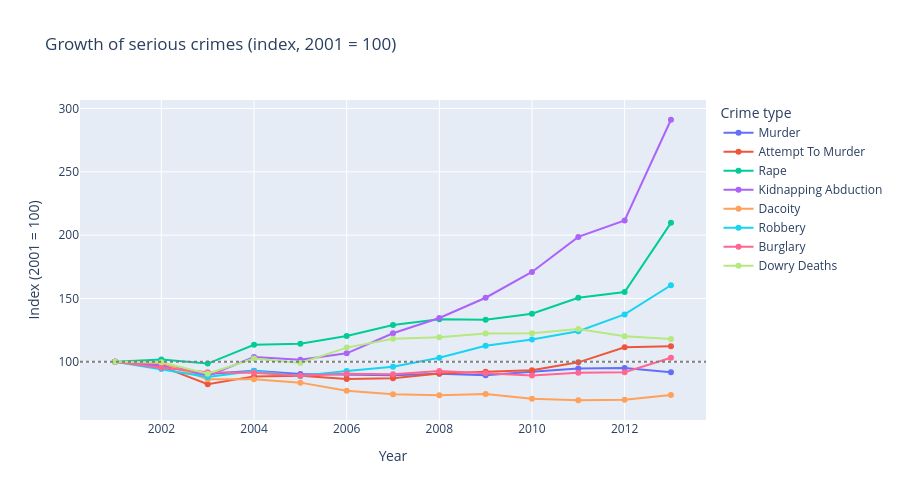

Notebook code for this chart:
### Markdown cell above
## Chart 5: Growth of serious crimes (interactive)
**Question:** which serious crimes grew fastest? Every line starts at 100 in the first year, so crimes of very different sizes can be compared. Hover over a line to see values.

### Code cell
serious_candidates = ["murder", "attempt_to_murder", "rape", "kidnapping_abduction",
                      "dacoity", "robbery", "burglary", "dowry_deaths"]
serious = [c for c in serious_candidates if c in types_by_year.columns and types_by_year[c].iloc[0] > 0]

index_df = types_by_year[serious].div(types_by_year[serious].iloc[0]) * 100
index_df.columns = [pretty(c) for c in index_df.columns]

fig = px.line(index_df, markers=True,
              title=f"Growth of serious crimes (index, {first_year} = 100)",
              labels={"value": f"Index ({first_year} = 100)", "year": "Year", "variable": "Crime type"})
fig.add_hline(y=100, line_dash="dot", line_color="gray")
fig.update_layout(height=500, hovermode="x unified")
fig.show()
save_html(fig, "03_05_serious_crime_growth.html")

last = index_df.iloc[-1].sort_values(ascending=False)
print(f"Insight: by {last_year}, {last.index[0]} is at {last.iloc[0]:.0f} (vs 100 in {first_year}) and "
      f"{last.index[-1]} is at {last.iloc[-1]:.0f}.")

### Figure 1 — Plotly figure (JSON) as saved in the notebook; plotly's stock layout.template omitted (floating-point values rounded to 4 significant figures)
{"data": [{"hovertemplate": "Crime type=Murder<br>Year=%{x}<br>Index (2001 = 100)=%{y}<extra></extra>", "legendgroup": "Murder", "line": {"color": "#636efa", "dash": "solid"}, "marker": {"symbol": "circle"}, "mode": "lines+markers", "name": "Murder", "orientation": "v", "showlegend": true, "type": "scatter", "x": [2001, 2002, 2003, 2004, 2005, 2006, 2007, 2008, 2009, 2010, 2011, 2012, 2013], "xaxis": "x", "y": [100.0, 97.48, 90.37, 92.83, 90.38, 89.72, 89.27, 90.51, 89.41, 92.08, 94.76, 95.12, 91.71], "yaxis": "y"}, {"hovertemplate": "Crime type=Attempt To Murder<br>Year=%{x}<br>Index (2001 = 100)=%{y}<extra></extra>", "legendgroup": "Attempt To Murder", "line": {"color": "#EF553B", "dash": "solid"}, "marker": {"symbol": "circle"}, "mode": "lines+markers", "name": "Attempt To Murder", "orientation": "v", "showlegend": true, "type": "scatter", "x": [2001, 2002, 2003, 2004, 2005, 2006, 2007, 2008, 2009, 2010, 2011, 2012, 2013], "xaxis": "x", "y": [100.0, 96.37, 82.3, 88.48, 88.92, 86.38, 86.92, 90.72, 92.12, 93.33, 99.56, 111.5, 112.4], "yaxis": "y"}, {"hovertemplate": "Crime type=Rape<br>Year=%{x}<br>Index (2001 = 100)=%{y}<extra></extra>", "legendgroup": "Rape", "line": {"color": "#00cc96", "dash": "solid"}, "marker": {"symbol": "circle"}, "mode": "lines+markers", "name": "Rape", "orientation": "v", "showlegend": true, "type": "scatter", "x": [2001, 2002, 2003, 2004, 2005, 2006, 2007, 2008, 2009, 2010, 2011, 2012, 2013], "xaxis": "x", "y": [100.0, 101.9, 98.58, 113.4, 114.2, 120.4, 129.0, 133.5, 133.1, 137.9, 150.6, 155.0, 209.7], "yaxis": "y"}, {"hovertemplate": "Crime type=Kidnapping Abduction<br>Year=%{x}<br>Index (2001 = 100)=%{y}<extra></extra>", "legendgroup": "Kidnapping Abduction", "line": {"color": "#ab63fa", "dash": "solid"}, "marker": {"symbol": "circle"}, "mode": "lines+markers", "name": "Kidnapping Abduction", "orientation": "v", "showlegend": true, "type": "scatter", "x": [2001, 2002, 2003, 2004, 2005, 2006, 2007, 2008, 2009, 2010, 2011, 2012, 2013], "xaxis": "x", "y": [100.0, 97.17, 88.9, 103.7, 101.5, 106.7, 122.6, 134.6, 150.6, 170.9, 198.6, 211.6, 291.1], "yaxis": "y"}, {"hovertemplate": "Crime type=Dacoity<br>Year=%{x}<br>Index (2001 = 100)=%{y}<extra></extra>", "legendgroup": "Dacoity", "line": {"color": "#FFA15A", "dash": "solid"}, "marker": {"symbol": "circle"}, "mode": "lines+markers", "name": "Dacoity", "orientation": "v", "showlegend": true, "type": "scatter", "x": [2001, 2002, 2003, 2004, 2005, 2006, 2007, 2008, 2009, 2010, 2011, 2012, 2013], "xaxis": "x", "y": [100.0, 99.14, 86.17, 86.3, 83.54, 77.14, 74.41, 73.61, 74.52, 70.82, 69.63, 70.1, 73.76], "yaxis": "y"}, {"hovertemplate": "Crime type=Robbery<br>Year=%{x}<br>Index (2001 = 100)=%{y}<extra></extra>", "legendgroup": "Robbery", "line": {"color": "#19d3f3", "dash": "solid"}, "marker": {"symbol": "circle"}, "mode": "lines+markers", "name": "Robbery", "orientation": "v", "showlegend": true, "type": "scatter", "x": [2001, 2002, 2003, 2004, 2005, 2006, 2007, 2008, 2009, 2010, 2011, 2012, 2013], "xaxis": "x", "y": [100.0, 94.29, 88.0, 92.75, 88.8, 92.74, 96.16, 103.1, 112.6, 117.5, 124.1, 137.4, 160.4], "yaxis": "y"}, {"hovertemplate": "Crime type=Burglary<br>Year=%{x}<br>Index (2001 = 100)=%{y}<extra></extra>", "legendgroup": "Burglary", "line": {"color": "#FF6692", "dash": "solid"}, "marker": {"symbol": "circle"}, "mode": "lines+markers", "name": "Burglary", "orientation": "v", "showlegend": true, "type": "scatter", "x": [2001, 2002, 2003, 2004, 2005, 2006, 2007, 2008, 2009, 2010, 2011, 2012, 2013], "xaxis": "x", "y": [100.0, 95.33, 91.74, 91.41, 89.06, 90.6, 90.15, 92.65, 90.99, 89.13, 91.42, 91.81, 103.2], "yaxis": "y"}, {"hovertemplate": "Crime type=Dowry Deaths<br>Year=%{x}<br>Index (2001 = 100)=%{y}<extra></extra>", "legendgroup": "Dowry Deaths", "line": {"color": "#B6E880", "dash": "solid"}, "marker": {"symbol": "circle"}, "mode": "lines+markers", "name": "Dowry Deaths", "orientation": "v", "showlegend": true, "type": "scatter", "x": [2001, 2002, 2003, 2004, 2005, 2006, 2007, 2008, 2009, 2010, 2011, 2012, 2013], "xaxis": "x", "y": [100.0, 99.58, 90.61, 102.6, 99.07, 111.2, 118.1, 119.3, 122.4, 122.5, 125.8, 120.2, 118.0], "yaxis": "y"}], "layout": {"height": 500, "hovermode": "x unified", "legend": {"title": {"text": "Crime type"}, "tracegroupgap": 0}, "shapes": [{"line": {"color": "gray", "dash": "dot"}, "type": "line", "x0": 0, "x1": 1, "xref": "x domain", "y0": 100, "y1": 100, "yref": "y"}], "title": {"text": "Growth of serious crimes (index, 2001 = 100)"}, "xaxis": {"anchor": "y", "domain": [0, 1], "title": {"text": "Year"}}, "yaxis": {"anchor": "x", "domain": [0, 1], "title": {"text": "Index (2001 = 100)"}}}}
